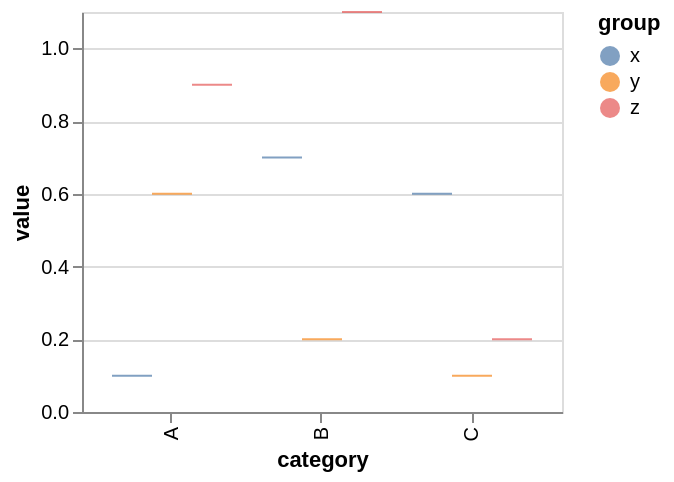

Express this chart as Vega-Lite.
### Vega specification from a JSON file in a GitHub repository (floating-point values rounded to 4 significant figures)
{"$schema": "https://vega.github.io/schema/vega/v5.json", "background": "white", "padding": 5, "height": 200, "style": "cell", "data": [{"name": "source_0", "values": [{"category": "A", "group": "x", "value": 0.1}, {"category": "A", "group": "y", "value": 0.6}, {"category": "A", "group": "z", "value": 0.9}, {"category": "B", "group": "x", "value": 0.7}, {"category": "B", "group": "y", "value": 0.2}, {"category": "B", "group": "z", "value": 1.1}, {"category": "C", "group": "x", "value": 0.6}, {"category": "C", "group": "y", "value": 0.1}, {"category": "C", "group": "z", "value": 0.2}]}, {"name": "data_0", "source": "source_0", "transform": [{"type": "filter", "expr": "isValid(datum[\"value\"]) && isFinite(+datum[\"value\"])"}]}], "signals": [{"name": "x_step", "update": "20 * bandspace(domain('xOffset').length, 0, 0) / (1-0.2)"}, {"name": "width", "update": "bandspace(domain('x').length, 0.2, 0.2) * x_step"}], "marks": [{"name": "marks", "type": "rect", "style": ["tick"], "from": {"data": "data_0"}, "encode": {"update": {"opacity": {"value": 0.7}, "fill": {"scale": "color", "field": "group"}, "ariaRoleDescription": {"value": "tick"}, "description": {"signal": "\"category: \" + (isValid(datum[\"category\"]) ? datum[\"category\"] : \"\"+datum[\"category\"]) + \"; value: \" + (format(datum[\"value\"], \"\")) + \"; group: \" + (isValid(datum[\"group\"]) ? datum[\"group\"] : \"\"+datum[\"group\"])"}, "x": {"scale": "x", "field": "category", "offset": {"scale": "xOffset", "field": "group"}}, "width": {"signal": "max(0.25, bandwidth('xOffset'))"}, "yc": {"scale": "y", "field": "value"}, "height": {"value": 1}}}}], "scales": [{"name": "x", "type": "band", "domain": {"data": "data_0", "field": "category", "sort": true}, "range": {"step": {"signal": "x_step"}}, "paddingInner": 0.2, "paddingOuter": 0.2}, {"name": "y", "type": "linear", "domain": {"data": "data_0", "field": "value"}, "range": [{"signal": "height"}, 0], "nice": true, "zero": true}, {"name": "xOffset", "type": "band", "domain": {"data": "data_0", "field": "group", "sort": true}, "range": {"step": 20}}, {"name": "color", "type": "ordinal", "domain": {"data": "data_0", "field": "group", "sort": true}, "range": "category"}], "axes": [{"scale": "y", "orient": "left", "gridScale": "x", "grid": true, "tickCount": {"signal": "ceil(height/40)"}, "domain": false, "labels": false, "aria": false, "maxExtent": 0, "minExtent": 0, "ticks": false, "zindex": 0}, {"scale": "x", "orient": "bottom", "grid": false, "title": "category", "labelAlign": "right", "labelAngle": 270, "labelBaseline": "middle", "zindex": 0}, {"scale": "y", "orient": "left", "grid": false, "title": "value", "labelOverlap": true, "tickCount": {"signal": "ceil(height/40)"}, "zindex": 0}], "legends": [{"fill": "color", "symbolType": "circle", "title": "group", "encode": {"symbols": {"update": {"opacity": {"value": 0.7}}}}}]}
